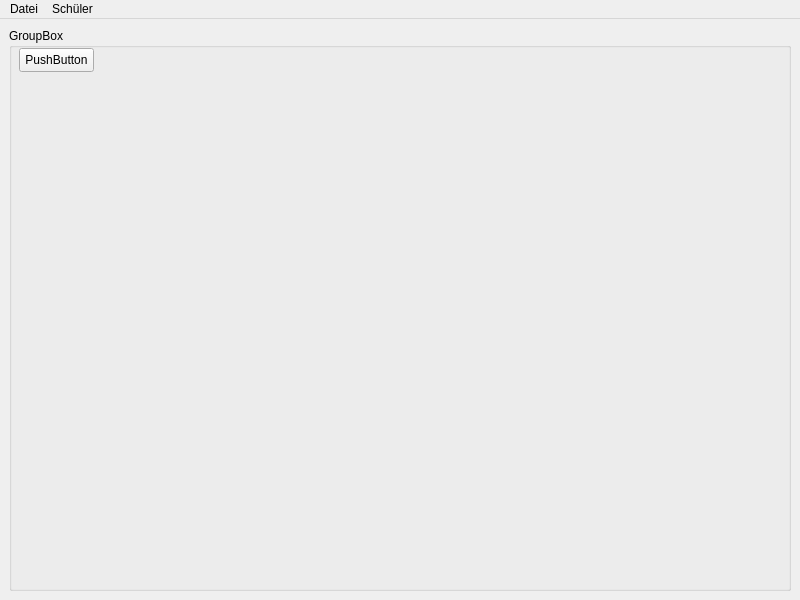
<?xml version="1.0" encoding="UTF-8"?>
<ui version="4.0">
 <class>MainWindow</class>
 <widget class="QMainWindow" name="MainWindow">
  <property name="geometry">
   <rect>
    <x>0</x>
    <y>0</y>
    <width>800</width>
    <height>600</height>
   </rect>
  </property>
  <property name="windowTitle">
   <string>MainWindow</string>
  </property>
  <widget class="QWidget" name="centralWidget">
   <layout class="QGridLayout" name="gridLayout">
    <item row="0" column="0">
     <widget class="QGroupBox" name="groupBox">
      <property name="sizePolicy">
       <sizepolicy hsizetype="Preferred" vsizetype="Preferred">
        <horstretch>0</horstretch>
        <verstretch>0</verstretch>
       </sizepolicy>
      </property>
      <property name="title">
       <string>GroupBox</string>
      </property>
      <widget class="QPushButton" name="pushButton">
       <property name="geometry">
        <rect>
         <x>10</x>
         <y>20</y>
         <width>75</width>
         <height>24</height>
        </rect>
       </property>
       <property name="text">
        <string>PushButton</string>
       </property>
      </widget>
     </widget>
    </item>
   </layout>
  </widget>
  <widget class="QMenuBar" name="menuBar">
   <property name="geometry">
    <rect>
     <x>0</x>
     <y>0</y>
     <width>800</width>
     <height>24</height>
    </rect>
   </property>
   <widget class="QMenu" name="menuDatei">
    <property name="title">
     <string>Datei</string>
    </property>
    <addaction name="actionBeenden"/>
   </widget>
   <widget class="QMenu" name="menuSch_ler">
    <property name="title">
     <string>Schüler</string>
    </property>
    <addaction name="actionDatenbank_bearbeiten"/>
   </widget>
   <addaction name="menuDatei"/>
   <addaction name="menuSch_ler"/>
  </widget>
  <action name="actionDatenbank_bearbeiten">
   <property name="text">
    <string>Datenbank bearbeiten</string>
   </property>
  </action>
  <action name="actionBeenden">
   <property name="text">
    <string>Beenden</string>
   </property>
  </action>
 </widget>
 <resources/>
 <connections/>
</ui>
